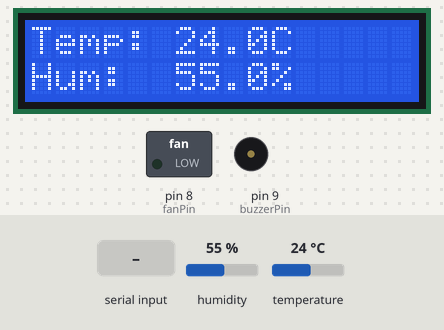
Recording of a sketch running on a simulated Arduino Uno, built with avr-gcc and run on an emulated ATmega328P. On the bench: 16×2 character LCD, switched loads named in the sketch (green lamp = pin HIGH), buzzer (waves = sounding, pin HIGH). The inputs (shaded band) are chosen by the test bench; at power-on: humidity 55 %, temperature 24 °C. What the sketch prints to the serial monitor is not drawn.

Above: at 2.6 s.
2.7 s: "V" received over Serial
At 3.5 s:
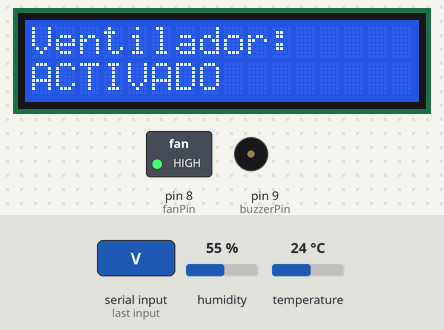
5.5 s: "A" received over Serial
At 6.2 s:
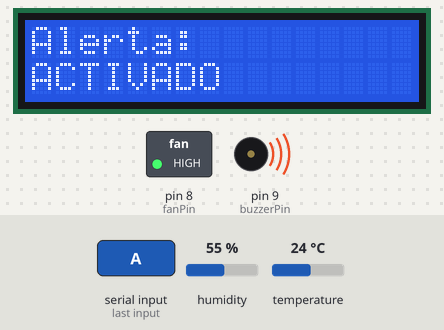
8.0 s: "M" received over Serial
At 10.2 s:
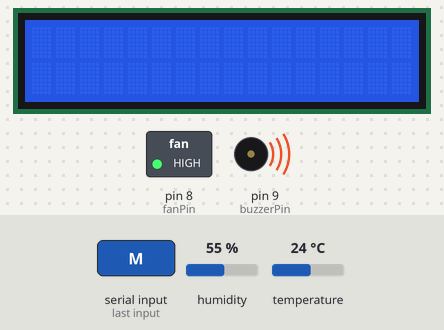
10.5 s: "V" received over Serial
At 11.3 s:
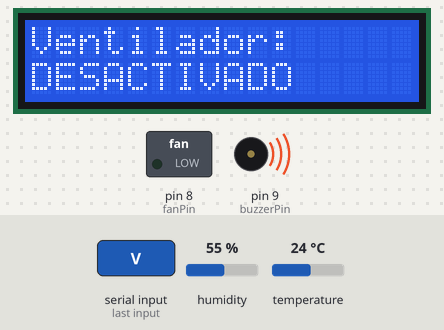
13.0 s: "M" received over Serial
At 13.8 s:
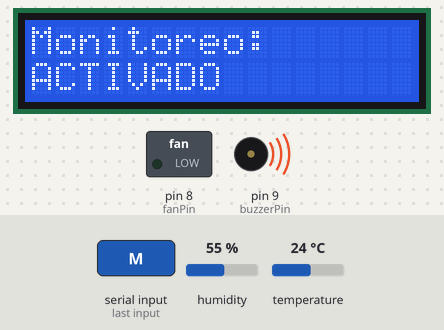
15.5 s: "A" received over Serial
At 16.3 s:
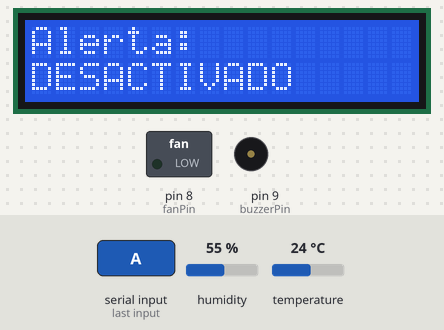
Timing chart, 0 to 18.5 s (numbered marks = the images above; inputs shaded):
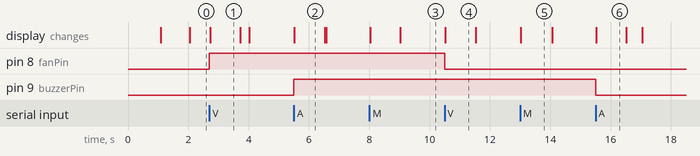

The sketch:

temperatura.ino
```cpp
#include <Wire.h>
#include <LiquidCrystal_I2C.h>
#include <DHT.h>

// ===== CONFIGURACIÓN HARDWARE =====
LiquidCrystal_I2C lcd(0x27, 16, 2);
#define DHTPIN 7
#define DHTTYPE DHT11
DHT dht(DHTPIN, DHTTYPE);

// ===== PINES =====
const int fanPin = 8;
const int buzzerPin = 9;

// ===== VARIABLES DE ESTADO =====
bool monitoringActive = true;
bool fanActive = false;
bool alertActive = false;
bool highTempTriggered = false; // Nueva variable para controlar disparo único

// ===== TIMING (MILLIS) =====
unsigned long previousMillis = 0;
const long interval = 2000; // Intervalo de lectura (2s)

void setup()
{
  Serial.begin(9600);
  dht.begin();

  // Inicializar LCD
  lcd.init();
  lcd.backlight();
  lcd.clear();
  lcd.setCursor(0, 0);
  lcd.print("Sistema Listo");
  delay(1000);
  lcd.clear();

  // Inicializar Pines
  pinMode(fanPin, OUTPUT);
  pinMode(buzzerPin, OUTPUT);
}

void loop()
{
  unsigned long currentMillis = millis();

  // 1️⃣ LEER COMANDOS (Siempre activo, sin delay)
  if (Serial.available() > 0)
  {
    char command = Serial.read();
    processCommand(command);
  }

  // 2️⃣ MONITOREO SENSORES (Cada x segundos)
  if (monitoringActive)
  {
    if (currentMillis - previousMillis >= interval)
    {
      previousMillis = currentMillis;
      readAndSendData();
    }
  }
}

void processCommand(char command)
{
  switch (command)
  {
  case 'M':
    monitoringActive = !monitoringActive;
    showLCDStatus("Monitoreo", monitoringActive);
    break;
  case 'V':
    fanActive = !fanActive;
    digitalWrite(fanPin, fanActive ? HIGH : LOW);
    showLCDStatus("Ventilador", fanActive);
    break;
  case 'A':
    alertActive = !alertActive;
    digitalWrite(buzzerPin, alertActive ? HIGH : LOW);
    showLCDStatus("Alerta", alertActive);
    break;
  }
}

void readAndSendData()
{
  float h = dht.readHumidity();
  float t = dht.readTemperature();

  if (isnan(h) || isnan(t))
  {
    Serial.println("Error,Error");
    return;
  }

  // Definir Umbrales
  float umbralAlto = 30.0;  // Temperatura para ACTIVAR
  float umbralReset = 28.0; // Temperatura para RESETEAR (Histéresis)

  // ===== CONTROL AUTOMÁTICO DE SEGURIDAD =====
  if (t >= umbralAlto)
  {
    // Solo activamos si NO hemos disparado ya la alerta en este ciclo
    if (!highTempTriggered)
    {
      highTempTriggered = true;

      fanActive = true;
      digitalWrite(fanPin, HIGH);

      alertActive = true;
      digitalWrite(buzzerPin, HIGH);
    }
  }
  // Solo reseteamos el trigger si la temperatura baja MUCHO (debajo del umbral de reset)
  // Esto evita que pequeñas oscilaciones (29.9 -> 30.0) reactiven la alarma apagada
  else if (t < umbralReset)
  {
    highTempTriggered = false;
  }

  // Actualizar LCD Local
  lcd.setCursor(0, 0);
  lcd.print("Temp: ");
  lcd.print(t, 1);
  lcd.print("C ");
  lcd.setCursor(0, 1);
  lcd.print("Hum:  ");
  lcd.print(h, 1);
  lcd.print("% ");

  // Enviar a PC
  // Formato: 24.50,60.00
  Serial.print(t);
  Serial.print(",");
  Serial.println(h);
}

void showLCDStatus(String component, bool state)
{
  lcd.clear();
  lcd.setCursor(0, 0);
  lcd.print(component + ":");
  lcd.setCursor(0, 1);
  // Manteniendo los strings en español como se solicitó
  lcd.print(state ? "ACTIVADO" : "DESACTIVADO");
  delay(1000); // Pequeña pausa visual solo al cambiar estados
  lcd.clear();
}
```

Measured:
- after the input at 2.7 s, pin 8 (fanPin): LOW → HIGH at once; the display: changes at once (image 1)
- after the input at 5.5 s, pin 9 (buzzerPin): LOW → HIGH at once; the display: changes at once (image 2)
- after the input at 8.0 s, the display: first changes at once (image 3 shows a later state)
- after the input at 10.5 s, pin 8 (fanPin): HIGH → LOW at once; the display: changes at once (image 4)
- after the input at 13.0 s, the display: changes at once (image 5)
- after the input at 15.5 s, pin 9 (buzzerPin): HIGH → LOW at once; the display: changes at once (image 6)
- what the display in image 1 shows lasts 1.0 s, from 2.7 s to 3.7 s
